Frame 1 (no input): blank canvas, image omitted
Frame 60 (no input): blank canvas, image omitted
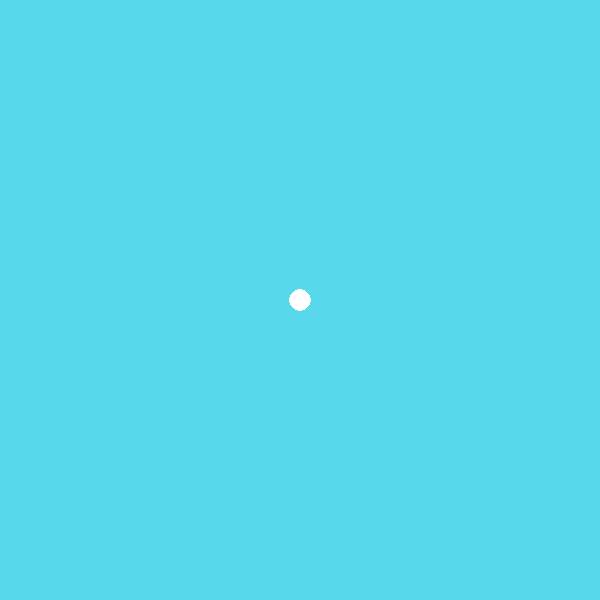
Frame 120 (the mouse pressed at the canvas centre since frame 60)

The p5.js sketch whose frames 1 and 60 were blank and that drew this single picture after the mouse press (run headless with seeded random() and noise() and a simulated clock; from frame 60 on, the mouse is pressed at the canvas centre):

// p5.js sketch
// ── sketch.js
function setup() {
    createCanvas(600, 600);
    background("rgb(88,216,235)");
  }
  
  function draw() {
    stroke("white");
    fill("#white");
  
    // console.log(mouseIsPressed)
  
    if (mouseIsPressed) {
      circle(mouseX, mouseY, 20, 35);
    }
  }
  
